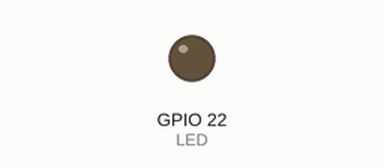
Bench run of a sketch on a simulated ESP32. Shown: output pins drawn as LEDs (lit = HIGH).

Above: at 0.8 s.
At 12.9 s:
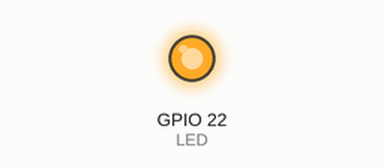
Timing chart, 0 to 14.3 s (numbered marks = the images above):
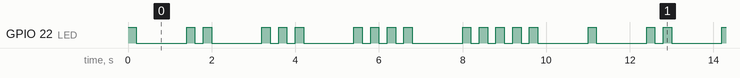

The sketch:

05-ledcount.ino
```cpp
const int LED = 22;

void setup() {
  pinMode(LED, OUTPUT);
}

void loop() {

  for (int number = 1; number <= 5; number++) {

    for (int i = 0; i < number; i++) {

      digitalWrite(LED, HIGH);
      delay(200);

      digitalWrite(LED, LOW);
      delay(200);
    }

    delay(1000);
  }
}
```

Measured:
- by itself, GPIO 22 (LED): moves between LOW and HIGH, repeating every 11.0 s
- by itself, everything shown: repeats every 11.0 s, in 30 steps
